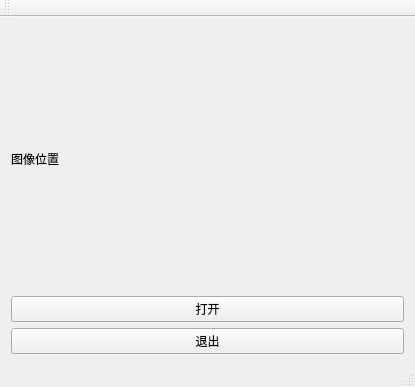
<?xml version="1.0" encoding="UTF-8"?>
<ui version="4.0">
 <class>MainWindow</class>
 <widget class="QMainWindow" name="MainWindow">
  <property name="geometry">
   <rect>
    <x>0</x>
    <y>0</y>
    <width>415</width>
    <height>387</height>
   </rect>
  </property>
  <property name="windowTitle">
   <string>MainWindow</string>
  </property>
  <widget class="QWidget" name="centralWidget">
   <layout class="QVBoxLayout" name="verticalLayout_2">
    <item>
     <layout class="QGridLayout" name="gridLayout">
      <item row="0" column="0">
       <widget class="QLabel" name="label">
        <property name="sizePolicy">
         <sizepolicy hsizetype="Preferred" vsizetype="Preferred">
          <horstretch>0</horstretch>
          <verstretch>0</verstretch>
         </sizepolicy>
        </property>
        <property name="text">
         <string>图像位置</string>
        </property>
        <property name="scaledContents">
         <bool>true</bool>
        </property>
       </widget>
      </item>
      <item row="1" column="0">
       <widget class="QPushButton" name="OpenImageButton">
        <property name="enabled">
         <bool>true</bool>
        </property>
        <property name="sizePolicy">
         <sizepolicy hsizetype="MinimumExpanding" vsizetype="Fixed">
          <horstretch>0</horstretch>
          <verstretch>25</verstretch>
         </sizepolicy>
        </property>
        <property name="text">
         <string>打开</string>
        </property>
        <property name="autoRepeatDelay">
         <number>300</number>
        </property>
        <property name="autoDefault">
         <bool>true</bool>
        </property>
       </widget>
      </item>
      <item row="2" column="0">
       <widget class="QPushButton" name="exitButton">
        <property name="text">
         <string>退出</string>
        </property>
       </widget>
      </item>
     </layout>
    </item>
   </layout>
  </widget>
  <widget class="QMenuBar" name="menuBar">
   <property name="geometry">
    <rect>
     <x>0</x>
     <y>0</y>
     <width>415</width>
     <height>23</height>
    </rect>
   </property>
  </widget>
  <widget class="QToolBar" name="mainToolBar">
   <attribute name="toolBarArea">
    <enum>TopToolBarArea</enum>
   </attribute>
   <attribute name="toolBarBreak">
    <bool>false</bool>
   </attribute>
  </widget>
  <widget class="QStatusBar" name="statusBar"/>
 </widget>
 <layoutdefault spacing="6" margin="11"/>
 <resources/>
 <connections>
  <connection>
   <sender>exitButton</sender>
   <signal>clicked()</signal>
   <receiver>MainWindow</receiver>
   <slot>close()</slot>
   <hints>
    <hint type="sourcelabel">
     <x>192</x>
     <y>272</y>
    </hint>
    <hint type="destinationlabel">
     <x>192</x>
     <y>157</y>
    </hint>
   </hints>
  </connection>
 </connections>
</ui>
